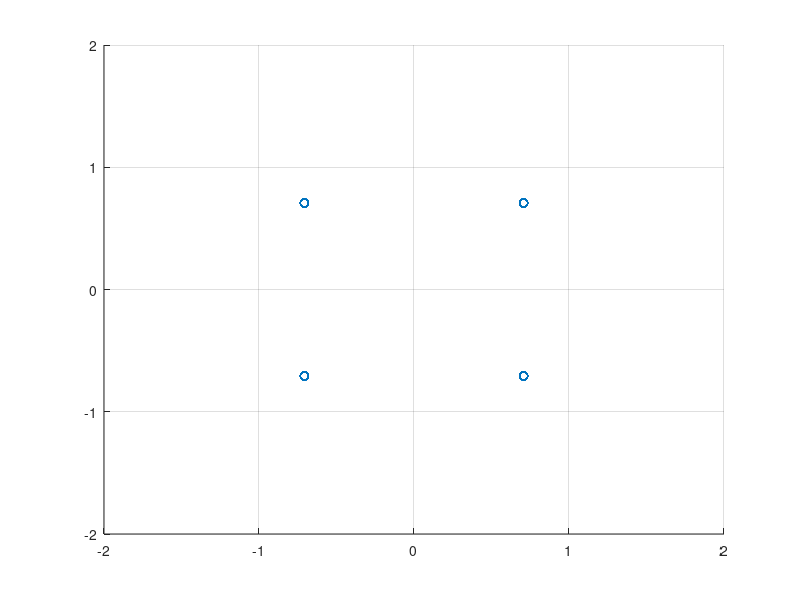
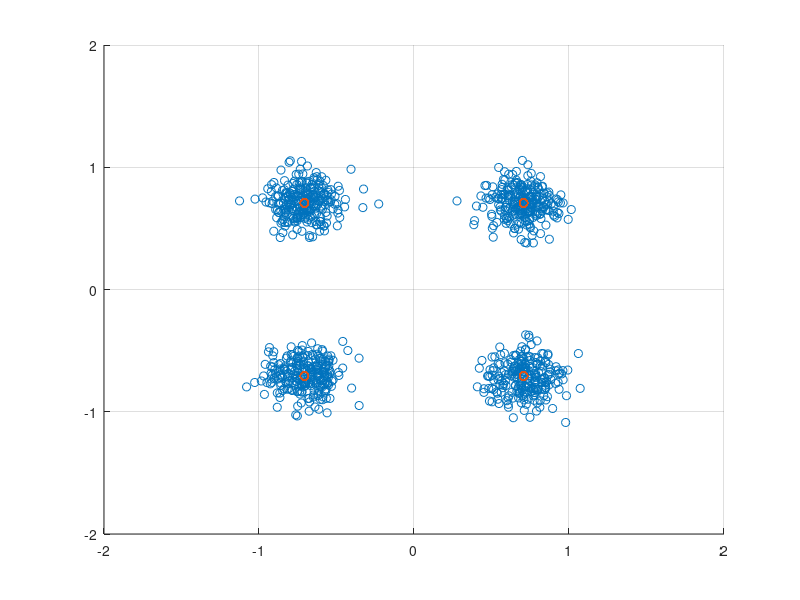

These charts were generated, in order, by the following MATLAB code:
clear;

% Parameter Setting

Tsym = 1; % symbol duration
Nsym = 1000; % number of symbol
Fs = 100; % sampling size
Fc = 10; % carrier frequency
Fe = 0; % 나중을 위해서  일단 남겨둔다.

N0 = 0.015;

% Simulation
t = [Tsym/Fs : Tsym/Fs : Tsym*Nsym];
Tmax = length(t);

% Symbol 생성
M=4;
symTable = zeros(1,4);
for i = 1:M
    i_m = 2*pi*(i-1)/M + pi/4;
    symTable(i) = cos(i_m) + j*sin(i_m);
end

% Basis Signal 생성
phi1 = cos(2*pi*Fc*t(1:Tsym*Fs));
Es = norm(phi1);
phi1 = phi1/Es;

phi2 = -sin(2*pi*Fc*t(1:Tsym*Fs));
Es = norm(phi2);
phi2 = phi2/Es;

%% TX

% 랜덤신호만들기
m = randi(M,1,Nsym); %1~M 중 Nsym 갯수 만큼 랜덤

% 심볼신호 만들기
theta_m = 2*pi*(m-1)/M + pi/4;% m이 벡터이기 때문에 theta_m도 벡터로 표현(값이 여러개)
bbSym = cos(theta_m) + j*sin(theta_m);

% Up-conversion (DAC 포함)
RFsignal = zeros(1,Tmax);
for iterT = 1:Tmax
    iterSym = floor((iterT-1)/Fs)+1;
    RFsignal(iterT) = real(bbSym(iterSym))*cos(2*pi*Fc*t(iterT))/Es - imag(bbSym(iterSym))*sin(2*pi*Fc*t(iterT))/Es;
end

% 참고1 - signal 보여주기
% figure(1)
% plot(t,RFsignal);
% xlim([0 2]);

% 참고2 - 심볼신호 보여주기
s = zeros(2,Nsym);
for i = 1:Nsym
    intStart = 1+(i-1)*Tsym*Fs;
    intEnd = i*Tsym*Fs;
    s(1,i) = sum(RFsignal(intStart:intEnd).*phi1);
    s(2,i) = sum(RFsignal(intStart:intEnd).*phi2);
end
figure(2)
scatter(s(1,:),s(2,:),'r*');
grid on;
axis([-2 2 -2 2]);


%% RX
% Coherent Detection
Ich = RFsignal .* cos(2*pi*(Fc+Fe)*t)/Es;
Qch = RFsignal .* sin(2*pi*(Fc+Fe)*t)/Es;

% Baseband Signal Representation
for i = 1:Nsym
    n_start = (i-1)*Tsym*Fs;
    bbSym_rx(i) = sum(Ich(n_start+1:n_start+Tsym*Fs) - j*Qch(n_start+1:n_start+Tsym*Fs));
end
sigPower = mean(abs(bbSym_rx).^2);

% Noise Insertion
noise = sqrt(N0)*randn(1,length(bbSym_rx)) + j*sqrt(N0)*randn(1,length(bbSym_rx));
bbSymN_rx = bbSym_rx+noise;
noisePower = mean(abs(noise).^2);
SNR = 10*log10(sigPower/noisePower)

% Signal Space Representation
figure(3)
scatter(real(bbSymN_rx), imag(bbSymN_rx));
grid on;
axis([-2 2 -2 2]);
hold on;
scatter(s(1,:),s(2,:),'r*');

% Optimal Receiver
hd_bbSym = zeros(1,Nsym);
for i= 1:Nsym
    corr_result = bbSymN_rx(i)*conj(symTable);
    
    [dammyVal hd_index] = max(real(corr_result));
    
    hd_bbSym(i) = symTable(hd_index);
end

SER = sum( abs(hd_bbSym - bbSym) > 0.01) /Nsym